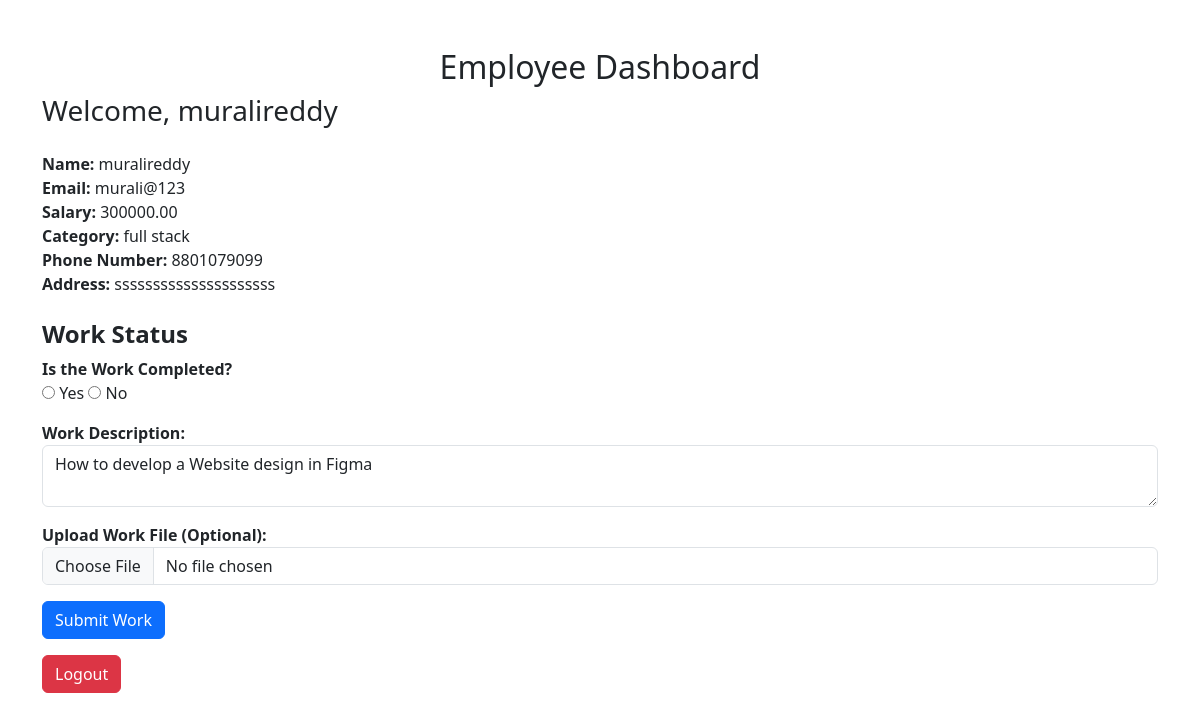
The page /employee-dashboard/1/ on the database its author committed.
### accounts/models.py (models this page shows, shortened)
class Employee(models.Model):
    name = models.CharField(max_length=100)
    email = models.EmailField(unique=True)
    password = models.CharField(max_length=100)
    salary = models.DecimalField(max_digits=10, decimal_places=2)
    category = models.CharField(max_length=50)
    phone_number = models.CharField(max_length=15)
    address = models.TextField()
    work_assigned = models.BooleanField(default=False)
    work_description = models.TextField(blank=True, null=True)
    work_file = models.FileField(upload_to='work_files/', blank=True, null=True)
    notification_seen = models.BooleanField(default=False)
    created_at = models.DateTimeField(default=timezone.now)  # Handle manually
    updated_at = models.DateTimeField(auto_now=True)  # Timestamp when updated

### accounts/views.py (the view)
# urls.py: path('employee-dashboard/<int:employee_id>/', views.employee_dashboard, name='employee_dashboard'),
def employee_dashboard(request, employee_id):
    employee = Employee.objects.get(id=employee_id)
    if employee.work_assigned and not employee.notification_seen:
        messages.info(request, 'New work has been assigned to you by the admin.')
        employee.notification_seen = True  # Mark notification as seen
        employee.save()
    return render(request, 'accounts/employee_dashboard.html', {'employee': employee})

### accounts/templates/accounts/employee_dashboard.html (shortened to what this page needs)
<!DOCTYPE html>
<html lang="en">
  <head>
    <link
      rel="stylesheet"
      href="https://cdn.jsdelivr.net/npm/bootstrap@5.3.0-alpha3/dist/css/bootstrap.min.css"
    />
  </head>
  <body>
    <div class="container mt-5">
      <h2 class="text-center">Employee Dashboard</h2>
      <h3>Welcome, {{ employee.name }}</h3>
      <div class="mt-4">
        <ul class="list-unstyled">
          <li><strong>Name:</strong> {{ employee.name }}</li>
          <li><strong>Email:</strong> {{ employee.email }}</li>
          <li><strong>Salary:</strong> {{ employee.salary }}</li>
          <li><strong>Category:</strong> {{ employee.category }}</li>
          <li><strong>Phone Number:</strong> {{ employee.phone_number }}</li>
          <li><strong>Address:</strong> {{ employee.address }}</li>
        </ul>
      </div>
      <div class="mt-4">
        <h4><strong>Work Status</strong></h4>
        <form
          id="workStatusForm"
          method="POST"
          enctype="multipart/form-data"
          action="{% url 'update_employee_work_status' employee.id %}"
        >
          <div class="form-group">
            <label for="work_assigned"
              ><strong>Is the Work Completed?</strong></label
            ><br />
            <label>
              <input
                type="radio"
                name="work_assigned"
                value="True"
                {%
                if
                employee.work_assigned
                %}checked{%
                endif
                %}
              />
              Yes
            </label>
            <label>
              <input
                type="radio"
                name="work_assigned"
                value="False"
                {%
                if
                not
                employee.work_assigned
                %}checked{%
                endif
                %}
              />
              No
            </label>
          </div>
          <div class="form-group mt-3">
            <label for="work_description"
              ><strong>Work Description:</strong></label
            >
            <textarea name="work_description" class="form-control">
{{ employee.work_description }}</textarea
            >
          </div>
          <div class="form-group mt-3">
            <label for="work_file"
              ><strong>Upload Work File (Optional):</strong></label
            >
            <input type="file" name="work_file" class="form-control" />
          </div>
          <button type="submit" class="btn btn-primary mt-3">
            Submit Work
          </button>
        </form>
      </div>
      <a href="{% url 'logout' %}" class="btn btn-danger mt-3">Logout</a>
    </div>
  </body>
</html>

### rows shown on the page
Employee: name "muralireddy", email "murali@123", salary "300000.00", category "full stack", phone_number "8801079099", address "sssssssssssssssssssss", work_description "How to develop a Website design in Figma"
